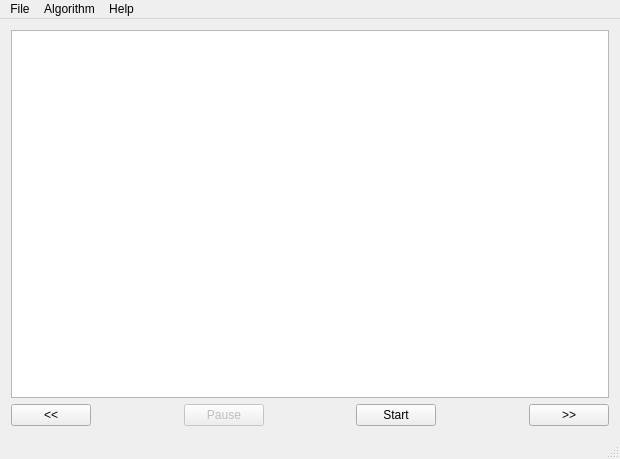
<?xml version="1.0" encoding="UTF-8"?>
<ui version="4.0">
 <class>CMainWindow</class>
 <widget class="QMainWindow" name="CMainWindow">
  <property name="geometry">
   <rect>
    <x>0</x>
    <y>0</y>
    <width>620</width>
    <height>459</height>
   </rect>
  </property>
  <property name="minimumSize">
   <size>
    <width>620</width>
    <height>459</height>
   </size>
  </property>
  <property name="windowTitle">
   <string>CMainWindow</string>
  </property>
  <widget class="QWidget" name="centralWidget">
   <layout class="QGridLayout" name="gridLayout_2">
    <item row="0" column="0">
     <layout class="QGridLayout" name="gridLayout_3">
      <item row="0" column="0">
       <widget class="QGraphicsView" name="graphicsView">
        <property name="sceneRect">
         <rectf>
          <x>0.000000000000000</x>
          <y>0.000000000000000</y>
          <width>0.000000000000000</width>
          <height>0.000000000000000</height>
         </rectf>
        </property>
        <property name="renderHints">
         <set>QPainter::Antialiasing|QPainter::HighQualityAntialiasing|QPainter::TextAntialiasing</set>
        </property>
       </widget>
      </item>
     </layout>
    </item>
    <item row="1" column="0">
     <layout class="QGridLayout" name="gridLayout">
      <item row="0" column="3">
       <spacer name="horizontalSpacer_3">
        <property name="orientation">
         <enum>Qt::Horizontal</enum>
        </property>
        <property name="sizeHint" stdset="0">
         <size>
          <width>75</width>
          <height>20</height>
         </size>
        </property>
       </spacer>
      </item>
      <item row="0" column="4">
       <widget class="QPushButton" name="pushButton_start">
        <property name="text">
         <string>Start</string>
        </property>
       </widget>
      </item>
      <item row="0" column="2">
       <widget class="QPushButton" name="pushButton_pause">
        <property name="enabled">
         <bool>false</bool>
        </property>
        <property name="text">
         <string>Pause</string>
        </property>
       </widget>
      </item>
      <item row="0" column="1">
       <spacer name="horizontalSpacer">
        <property name="orientation">
         <enum>Qt::Horizontal</enum>
        </property>
        <property name="sizeHint" stdset="0">
         <size>
          <width>76</width>
          <height>20</height>
         </size>
        </property>
       </spacer>
      </item>
      <item row="0" column="0">
       <widget class="QPushButton" name="pushButton_prev">
        <property name="text">
         <string>&lt;&lt;</string>
        </property>
       </widget>
      </item>
      <item row="0" column="5">
       <spacer name="horizontalSpacer_2">
        <property name="orientation">
         <enum>Qt::Horizontal</enum>
        </property>
        <property name="sizeHint" stdset="0">
         <size>
          <width>76</width>
          <height>20</height>
         </size>
        </property>
       </spacer>
      </item>
      <item row="0" column="6">
       <widget class="QPushButton" name="pushButton_next">
        <property name="text">
         <string>&gt;&gt;</string>
        </property>
       </widget>
      </item>
     </layout>
    </item>
   </layout>
   <zorder>pushButton_next</zorder>
   <zorder>gridLayoutWidget</zorder>
   <zorder>gridLayoutWidget_3</zorder>
  </widget>
  <widget class="QMenuBar" name="menuBar">
   <property name="geometry">
    <rect>
     <x>0</x>
     <y>0</y>
     <width>620</width>
     <height>19</height>
    </rect>
   </property>
   <widget class="QMenu" name="menuFile">
    <property name="title">
     <string>File</string>
    </property>
    <addaction name="actionOpen_graph"/>
    <addaction name="actionLoad_algorithm"/>
    <addaction name="separator"/>
    <addaction name="actionExit"/>
   </widget>
   <widget class="QMenu" name="menuHelp">
    <property name="title">
     <string>Help</string>
    </property>
    <addaction name="actionAbout_program"/>
   </widget>
   <widget class="QMenu" name="menuAlgorithm">
    <property name="title">
     <string>Algorithm</string>
    </property>
    <addaction name="actionLoad"/>
    <addaction name="actionChoose_compiler"/>
    <addaction name="action_Start"/>
    <addaction name="action_Pause"/>
    <addaction name="actionPrevious_step"/>
    <addaction name="actionNext_step"/>
   </widget>
   <addaction name="menuFile"/>
   <addaction name="menuAlgorithm"/>
   <addaction name="menuHelp"/>
  </widget>
  <widget class="QStatusBar" name="statusBar"/>
  <action name="actionOpen_graph">
   <property name="text">
    <string>Open graph</string>
   </property>
   <property name="shortcut">
    <string>Ctrl+O</string>
   </property>
  </action>
  <action name="actionExit">
   <property name="text">
    <string>Exit</string>
   </property>
   <property name="shortcut">
    <string>Ctrl+Q</string>
   </property>
  </action>
  <action name="actionAbout_program">
   <property name="text">
    <string>About program</string>
   </property>
  </action>
  <action name="action_Start">
   <property name="text">
    <string>&amp;Start</string>
   </property>
   <property name="shortcut">
    <string>Ctrl+S</string>
   </property>
  </action>
  <action name="action_Pause">
   <property name="text">
    <string>&amp;Pause</string>
   </property>
   <property name="shortcut">
    <string>Ctrl+P</string>
   </property>
  </action>
  <action name="actionPrevious_step">
   <property name="text">
    <string>Previous step</string>
   </property>
   <property name="shortcut">
    <string>Ctrl+,</string>
   </property>
  </action>
  <action name="actionNext_step">
   <property name="text">
    <string>Next step</string>
   </property>
   <property name="shortcut">
    <string>Ctrl+.</string>
   </property>
  </action>
  <action name="actionLoad_algorithm">
   <property name="text">
    <string>Load algorithm</string>
   </property>
  </action>
  <action name="actionLoad">
   <property name="text">
    <string>Load</string>
   </property>
  </action>
  <action name="actionChoose_compiler">
   <property name="text">
    <string>Choose compiler</string>
   </property>
  </action>
 </widget>
 <layoutdefault spacing="6" margin="11"/>
 <resources/>
 <connections/>
</ui>
